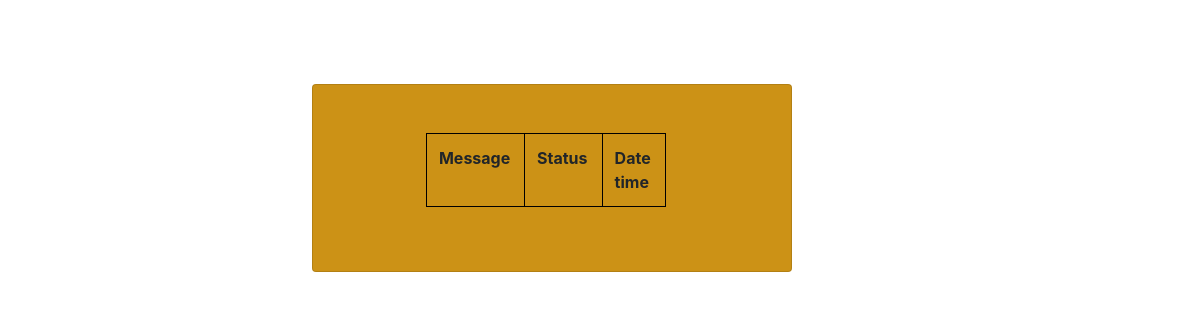
Before: /wallet/notifications/ with the older database file.
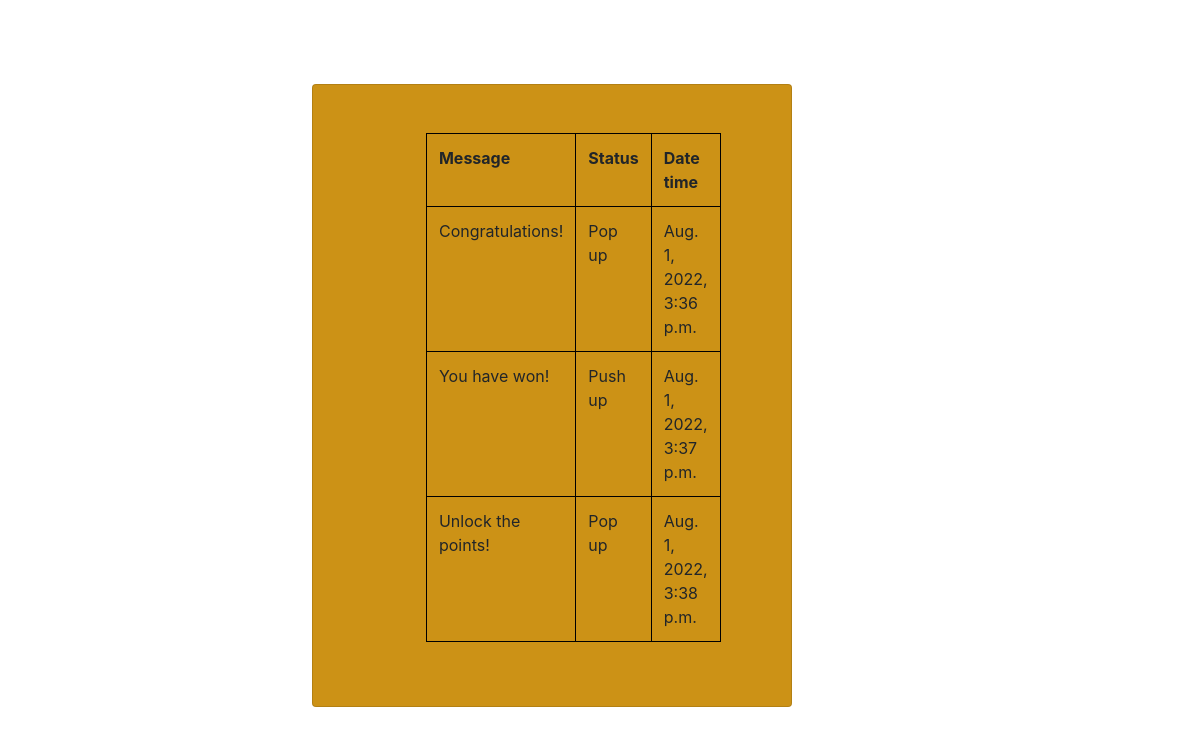
After: the same page with the newer database file.
### wallet/models.py (models this page shows, shortened)
class Notification(models.Model):
    MESSAGE_CHOICES=(
        ('E','Email'),
        ('P','Push'),
    )
    message = models.CharField(max_length=20,choices=MESSAGE_CHOICES,null=True)
    recipient = models.ForeignKey(Customer,on_delete=models.CASCADE,related_name='notification_recipient',null=True)
    date_time = models.DateTimeField(default=datetime.now)
    STATUS_CHOICES=(
        ('R','Read'),
        ('U','Unread'),
    )
    status = models.CharField(max_length=20,choices=STATUS_CHOICES,null=True)

### wallet/views.py (the view)
# urls.py: path("notifications/", views.list_notifications, name="notifications_list"),
def list_notifications(request):
    notifications=Notification.objects.all()
    return render(request, "wallet/notifications_list.html",
    {"notifications":notifications})

### wallet/templates/wallet/notifications_list.html (shortened to what this page needs)
<!DOCTYPE html>
<html lang="en">
<head>
    <link rel="stylesheet" href="https://cdn.jsdelivr.net/npm/bootstrap@4.3.1/dist/css/bootstrap.min.css">
</head>
<body>
    <div class="card" style="width: 30rem; background-color: rgb(204, 146, 22); padding: 4%; margin-left: 26%; margin-top: 3%; margin-top: 7%;">
    <table class="table" style="border: 1px solid black; border-collapse: collapse; width: 15rem; margin-left: 17%;">
        <tr>
            <th class="table" style="border: 1px solid black; border-collapse: collapse; width: 15rem; margin-left: 17%;">Message</th>
            <th class="table" style="border: 1px solid black; border-collapse: collapse; width: 15rem; margin-left: 17%;">Status</th>
            <th class="table" style="border: 1px solid black; border-collapse: collapse; width: 15rem; margin-left: 17%;">Date time</th>
        </tr>
        {%for notification in notifications%}
        <tr>
            <td class="table" style="border: 1px solid black; border-collapse: collapse; width: 15rem; margin-left: 17%;">{{notification.message}}</td>
            <td class="table" style="border: 1px solid black; border-collapse: collapse; width: 15rem; margin-left: 17%;">{{notification.status}}</td>
            <td class="table" style="border: 1px solid black; border-collapse: collapse; width: 15rem; margin-left: 17%;">{{notification.date_time}}</td>
        </tr>
        {% endfor %}
    </table>
    </div>
</body>
</html>

Changed rows visible on the page:
added Notification: message "Congratulations!", status "Pop up", date_time "Aug. 1, 2022, 3:36 p.m."
added Notification: message "You have won!", status "Push up", date_time "Aug. 1, 2022, 3:37 p.m."
added Notification: message "Unlock the points!", status "Pop up", date_time "Aug. 1, 2022, 3:38 p.m."
